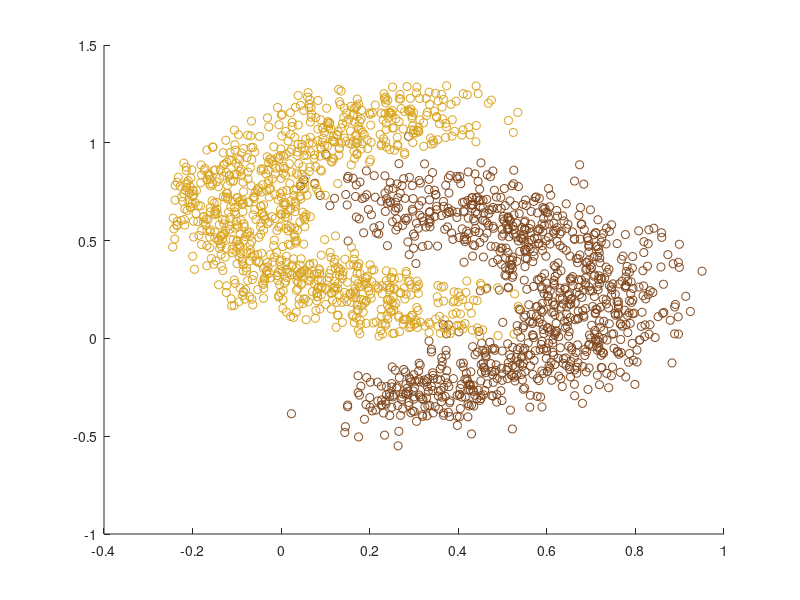

Reproduce this figure in MATLAB. (Note: this script raises an error after producing the figure.)
%% Load data
banana = load( 'banana.mat' );

%% Plot bananas
hold on
scatter( banana.A(:,1), banana.A(:,2), 'MarkerEdgeColor', [128, 70, 27] / 256 )
scatter( banana.B(:,1), banana.B(:,2), 'MarkerEdgeColor',[218, 165, 32] / 256 )
hold off

%% Calculate means
mu_A = mean( banana.A );
Sigma_A = cov( banana.A );

mu_B = mean( banana.B );
Sigma_B = cov( banana.B );

%% Plot Gausses
hold on
plot_gauss( mu_A, Sigma_A )
plot_gauss( mu_B, Sigma_B )
hold off

%% Calculate probabilities for each data point
C = zeros(2);

LL_A = lmvnpdf( banana.A, mu_A, Sigma_A );
LL_B = lmvnpdf( banana.A, mu_B, Sigma_B );
P = LL_A - LL_B;
P( P > 0 ) = 1;
P( P < 0 ) = 0;
C(1,1) = sum( P );
C(1,2) = size( banana.A,1 ) - sum(P);

LL_A = lmvnpdf( banana.B, mu_A, Sigma_A );
LL_B = lmvnpdf( banana.B, mu_B, Sigma_B );
P = LL_B - LL_A;
P( P > 0 ) = 1;
P( P < 0 ) = 0;
C(2,2) = sum( P );
C(2,1) = size( banana.B,1 ) - sum(P);

%% 
data = [banana.A];
em_mog( data, 2, 2 )


%%
data = [0, 0; 1, 1];
[LL, mog] = em_mog( data, 1, 2 );


